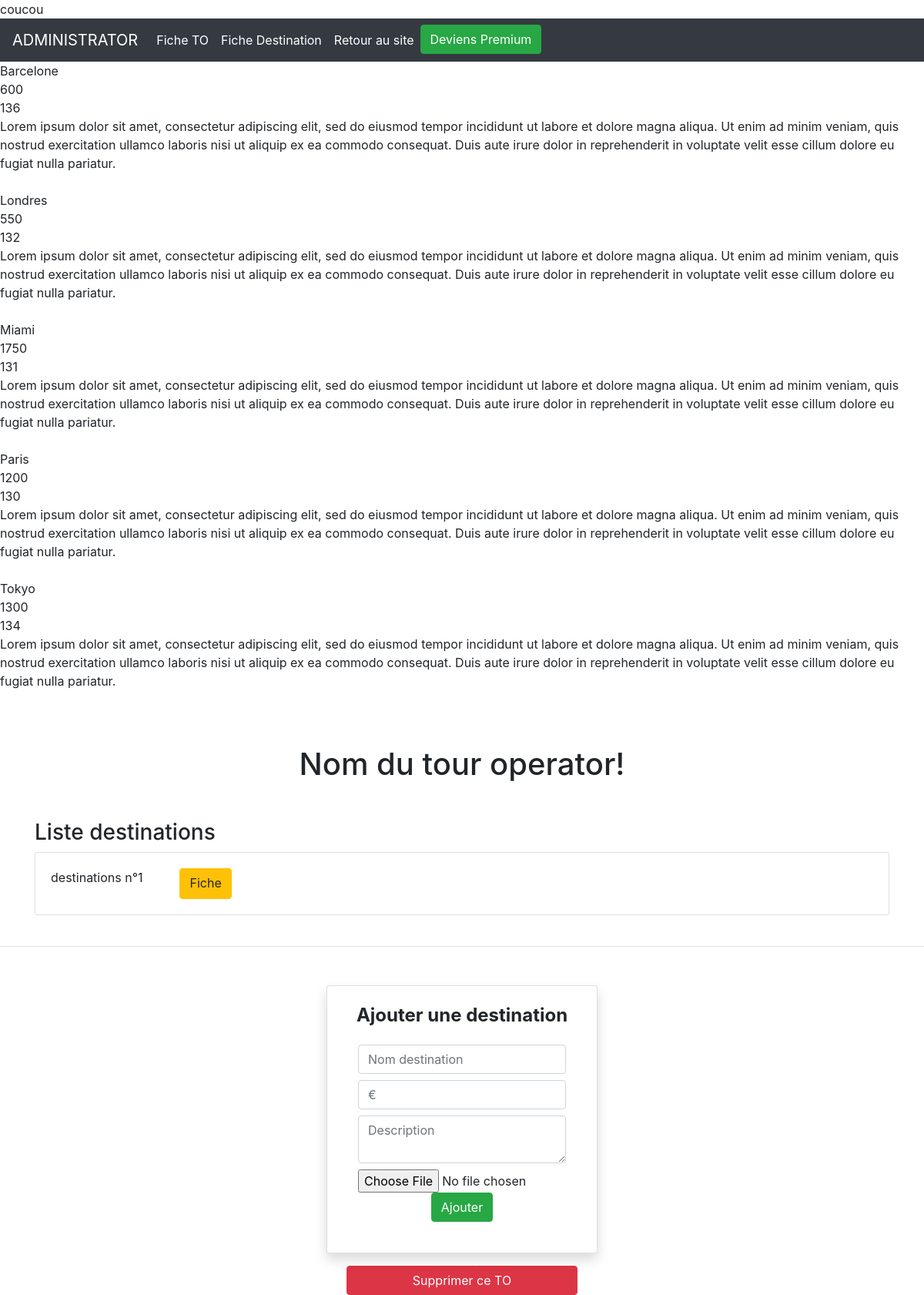
The page /admin/fiche-operator-admin.php?name=Club Med on the database its author committed.
### tables this page shows
CREATE TABLE `destinations` (
  `id` int(10) NOT NULL,
  `location` varchar(150) NOT NULL,
  `price` int(10) NOT NULL,
  `operator_id` int(10) NOT NULL,
  `img` varchar(255) NOT NULL,
  `description` varchar(2000) NOT NULL
);

### assets/classes/DestinationManager.php (called while the page is built, shortened)
<?php
class DestinationManager
{
    protected $db;
    public function __construct(PDO $db)
    {
        $this->db = $db;
    }
    public function getAllDestinations()
    {
        $allDestinationsQuery = $this->db->query(
            'SELECT
                *
            FROM
                destinations
            GROUP BY
                location
            ORDER BY
                location'
        );
        $allDestinationsArray = $allDestinationsQuery->fetchAll(PDO::FETCH_ASSOC);
        return $allDestinationsArray;
    }
}
?>

### admin/fiche-operator-admin.php (the view, shortened to what this page needs)
<!doctype html>
<html lang="en">
<head>
  <link rel="stylesheet" href="https://stackpath.bootstrapcdn.com/bootstrap/4.5.0/css/bootstrap.min.css"
>
</head>
<body>
  <?php
    include ('../config.php');
    include ('../assets/partials/nav-admin.php');
    $destinationManager = new DestinationManager($db);
    $allDestinations = $destinationManager->getAllDestinations();
      foreach ($allDestinations as $oneDestination) {
          echo($oneDestination['location']).'<br>';
          echo($oneDestination['price']).'<br>';
          echo($oneDestination['operator_id']).'<br>';
          echo($oneDestination['description']).'<br><br>';
      }
  ?>
  <div class="container mt-5">
    <h1 class="text-center mb-5">Nom du tour operator!</h1>
    <h3>Liste destinations</h3>
    <div class="row">
      <div class="col-sm-12 mb-4">
        <div class="card">
          <div class="card-body d-inline-flex">
            <p>destinations n°1</p>
            <a class="btn btn-warning ml-5" href="./view/fiche-operator-admin.php" role="button">Fiche </a>
          </div>
        </div>
      </div>
    </div>
  </div>
  <hr style="width:100%;height:2px;">
  <div class="container">
    <div class="container w-75 d-flex justify-content-center  mt-5">
      <div class="card p-4 shadow" style="width: 22rem;">
        <h4 class="text-center text-underlined"><strong>Ajouter une destination</strong></h4>
        <form class="p-3" action="../assets/apps/add_destination.php" method="POST" enctype="multipart/form-data">
          <input type="text" class="form-control mb-2" placeholder="Nom destination" name="destinationLocation">
          <input type="text" class="form-control mb-2" placeholder="€" name="destinationPrice">
          <textarea class="form-control mb-2" placeholder="Description" name="destinationDescription"></textarea>
          <input type="file" class="form-control-file" accept="image/*" name="destinationImage" >
          <div class="text-center">
              <button class="btn btn-success align-center" type="submit" name="submit">Ajouter</button>
        </div>
        </form>
      </div>
    </div>
  </div>
  <div class="d-flex justify-content-center mt-3">
    <a class="btn btn-danger d-flex justify-content-center w-25" href="#" role="button">Supprimer ce TO</a>
  </div>
</body>
</html>

### rows shown on the page
destinations: location "Barcelone", price "600", operator "136", description "Lorem ipsum dolor sit amet, consectetur adipiscing elit, sed do eiusmod tempor incididunt ut labore et dolore magna aliqua. Ut enim ad minim veniam, quis nostrud exercitation ullamco laboris nisi ut aliquip ex ea commodo consequat. Duis aute irure dolor in reprehenderit in voluptate velit esse cillum dolore eu fugiat nulla pariatur."
destinations: location "Londres", price "550", operator "132", description "Lorem ipsum dolor sit amet, consectetur adipiscing elit, sed do eiusmod tempor incididunt ut labore et dolore magna aliqua. Ut enim ad minim veniam, quis nostrud exercitation ullamco laboris nisi ut aliquip ex ea commodo consequat. Duis aute irure dolor in reprehenderit in voluptate velit esse cillum dolore eu fugiat nulla pariatur."
destinations: location "Miami", price "1750", operator "131", description "Lorem ipsum dolor sit amet, consectetur adipiscing elit, sed do eiusmod tempor incididunt ut labore et dolore magna aliqua. Ut enim ad minim veniam, quis nostrud exercitation ullamco laboris nisi ut aliquip ex ea commodo consequat. Duis aute irure dolor in reprehenderit in voluptate velit esse cillum dolore eu fugiat nulla pariatur."
destinations: location "Paris", price "1200", operator "130", description "Lorem ipsum dolor sit amet, consectetur adipiscing elit, sed do eiusmod tempor incididunt ut labore et dolore magna aliqua. Ut enim ad minim veniam, quis nostrud exercitation ullamco laboris nisi ut aliquip ex ea commodo consequat. Duis aute irure dolor in reprehenderit in voluptate velit esse cillum dolore eu fugiat nulla pariatur."
destinations: location "Tokyo", price "1300", operator "134", description "Lorem ipsum dolor sit amet, consectetur adipiscing elit, sed do eiusmod tempor incididunt ut labore et dolore magna aliqua. Ut enim ad minim veniam, quis nostrud exercitation ullamco laboris nisi ut aliquip ex ea commodo consequat. Duis aute irure dolor in reprehenderit in voluptate velit esse cillum dolore eu fugiat nulla pariatur."
